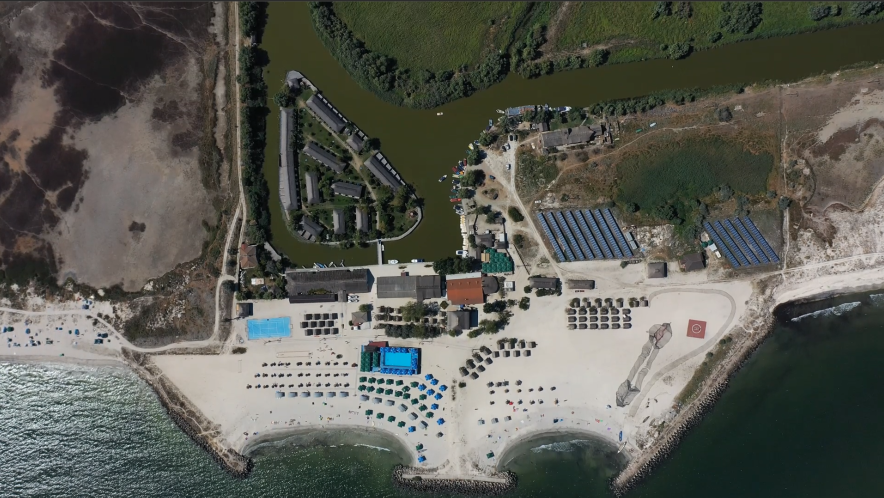
#> input picture HW 4/ss1_2.png, 1768 x 995 px, found by its file name (shown at 1/2 size); its folder holds 6 pictures in this run
$ python HW4.py
#> lines starting #> are read from the running program, lines starting #| are printed output that depends on the picture; after the words box and inside, x2 and y2 are one past the last pixel; in counts of white or black regions, pixels touching at a corner belong together
import cv2
import numpy as np
import gc
import os
from pathlib import Path

def resize_image(img, max_dimension=1200):
    height, width = img.shape[:2]
    if max(height, width) > max_dimension:
        scale = max_dimension / float(max(height, width))
        new_width = int(width * scale)
        new_height = int(height * scale)
        return cv2.resize(img, (new_width, new_height), interpolation=cv2.INTER_AREA)
    return img

def detect_and_match(img1, img2):
    gray1 = cv2.cvtColor(img1, cv2.COLOR_BGR2GRAY)
    gray2 = cv2.cvtColor(img2, cv2.COLOR_BGR2GRAY)

    # Initialize the sift detector
    sift = cv2.SIFT_create(nfeatures=3000)

    # Detect the key points and descriptors in each grayscale image
    kp1, des1 = sift.detectAndCompute(gray1, None)
    kp2, des2 = sift.detectAndCompute(gray2, None)

    if des1 is None or des2 is None:
        return None, None, None

    # Flann using the Kdtree algorithm to split the space in multiple regions for efficent an search
    FLANN_INDEX_KDTREE = 1
    index_params = dict(algorithm=FLANN_INDEX_KDTREE, trees=5)
    search_params = dict(checks=50)
    # Flann matcher used to find matches between the SIFT descriptors
    flann = cv2.FlannBasedMatcher(index_params, search_params)

    # Find the 2 closest neighbours for each point
    matches = flann.knnMatch(des1, des2, k=2)

    good_matches = []
    # We keep only the high-quality matchings using Lowe's ratio test
    for m, n in matches:
        if m.distance < 0.7 * n.distance:
            good_matches.append(m)

    good_matches = sorted(good_matches, key=lambda x: x.distance)[:100]

    del gray1, gray2, matches
    gc.collect()

    return kp1, kp2, good_matches

def stitch_two_images(img1, img2):
    kp1, kp2, matches = detect_and_match(img1, img2)

    if matches is None or len(matches) < 4:
        return img1

    # Convert key points into coordinates for both images
    src_pts = np.float32([kp1[m.queryIdx].pt for m in matches]).reshape(-1, 1, 2)
    dst_pts = np.float32([kp2[m.trainIdx].pt for m in matches]).reshape(-1, 1, 2)

    # Compute the homography matrix using RANSAC
    H, mask = cv2.findHomography(src_pts, dst_pts, cv2.RANSAC, 3.0)

    if H is None:
        return img1

    h1, w1 = img1.shape[:2]
    h2, w2 = img2.shape[:2]

    # Compute the corners of the image by saving their coordinates in an array
    corners1 = np.float32([[0, 0], [0, h1-1], [w1-1, h1-1], [w1-1, 0]]).reshape(-1, 1, 2)
    corners2 = np.float32([[0, 0], [0, h2-1], [w2-1, h2-1], [w2-1, 0]]).reshape(-1, 1, 2)

    # Apply the homography matrix onto the corners of the first image
    warped_corners1 = cv2.perspectiveTransform(corners1, H)
    # Combine the corners of the first image that has been warped with the corners of the second image
    corners = np.concatenate((warped_corners1, corners2), axis=0)

    # Compute the limits
    [xmin, ymin] = np.int32(corners.min(axis=0).ravel() - 0.5)
    [xmax, ymax] = np.int32(corners.max(axis=0).ravel() + 0.5)
    # Translation matrix, that regardless of the values of xmin and ymin, all the coordinates will be positive
    t = [-xmin, -ymin]
    # 3x3 matrix for a homographic transformation
    Ht = np.array([[1, 0, t[0]], [0, 1, t[1]], [0, 0, 1]])

    # Apply the transformation
    output_size = (min(xmax-xmin, 12000), min(ymax-ymin, 12000))
    result = cv2.warpPerspective(img1, Ht.dot(H), output_size)

    # Check if the second image overlaps the first transformed image
    if -ymin < result.shape[0] and -xmin < result.shape[1]:
        # Coordinates for the first image and use min and max to not get out of bounds
        y_start = max(0, -ymin)
        y_end = min(result.shape[0], -ymin + h2)
        x_start = max(0, -xmin)
        x_end = min(result.shape[1], -xmin + w2)

        # Coordinates for the second image
        img2_y_start = max(0, ymin)
        img2_y_end = min(h2, ymin + result.shape[0])
        img2_x_start = max(0, xmin)
        img2_x_end = min(w2, xmin + result.shape[1])

        # Gaussian mask
        mask = np.zeros((y_end - y_start, x_end - x_start), dtype=np.float32)
        cv2.rectangle(mask, (0, 0), (mask.shape[1], mask.shape[0]), 1, -1)
        mask = cv2.GaussianBlur(mask, (15, 15), 0)

        # Combining the 2 images, each rgb channel is treated separately
        for c in range(3):
            result[y_start:y_end, x_start:x_end, c] = \
                (1 - mask) * result[y_start:y_end, x_start:x_end, c] + \
                mask * img2[img2_y_start:img2_y_end, img2_x_start:img2_x_end, c]

    return result

def trim_black_edges(img):
    gray = cv2.cvtColor(img, cv2.COLOR_BGR2GRAY)

    # Find all non-black pixels
    _, thresh = cv2.threshold(gray, 1, 255, cv2.THRESH_BINARY)

    # Find the non-black contour
    contours, _ = cv2.findContours(thresh, cv2.RETR_EXTERNAL, cv2.CHAIN_APPROX_SIMPLE)

    if contours:
        max_contour = max(contours, key=cv2.contourArea)
        x, y, w, h = cv2.boundingRect(max_contour)

        border = 1
        x = max(0, x - border)
        y = max(0, y - border)
        w = min(img.shape[1] - x, w + 2*border)
        h = min(img.shape[0] - y, h + 2*border)

        # Crop the image
        return img[y:y+h, x:x+w]

    return img

def create_panorama_sequential():
    current_dir = Path.cwd()
    base_path = current_dir / 'HW 4'

    i = 1
    while (base_path / f'ss1_{i}.png').exists():
        i += 1
    total_images = i - 1

    # Start with the image in the middle
    middle = total_images // 2
    result = cv2.imread(str(base_path / f'ss1_{middle}.png'))
    result = resize_image(result)

    # Process to the right
    for i in range(middle + 1, total_images + 1):
        next_img = cv2.imread(str(base_path / f'ss1_{i}.png'))
        if next_img is not None:
            next_img = resize_image(next_img)
            result = stitch_two_images(result, next_img)

    # Process to the left
    for i in range(middle - 1, 0, -1):
        next_img = cv2.imread(str(base_path / f'ss1_{i}.png'))
        if next_img is not None:
            next_img = resize_image(next_img)
            result = stitch_two_images(next_img, result)

    # Resize the final result
    final_result = resize_image(result, max_dimension=3000)
    # Remove the black edges
    final_result = trim_black_edges(final_result)

    return final_result

def main():
    panorama1 = create_panorama_sequential()
#> in create_panorama_sequential, result is the input picture: shape (995, 1768, 3); mean B, G, R 84.2, 91.9, 90.9
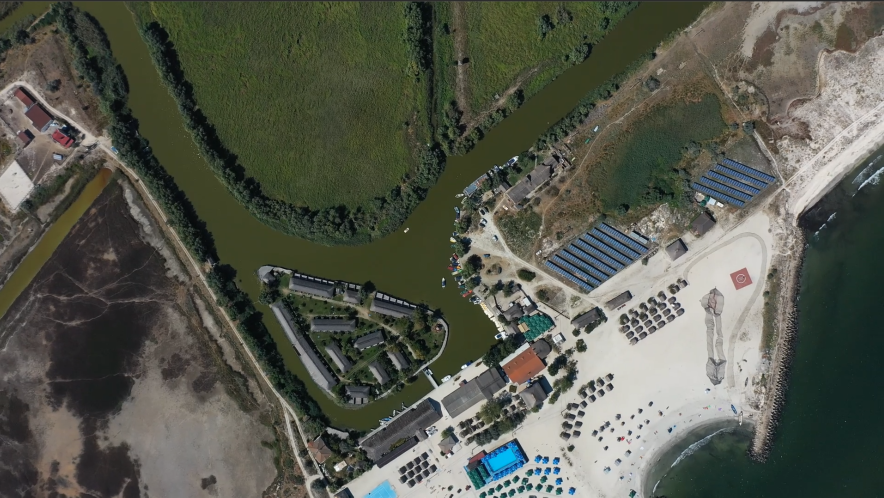
#> input picture HW 4/ss1_3.png, 1768 x 995 px, found by its file name (shown at 1/2 size)
#> in create_panorama_sequential, next_img is the input picture: shape (995, 1768, 3); mean B, G, R 78.6, 89.6, 86.9
#> in detect_and_match, `kp1, des1 = sift.detectAndCompute(gray1, None)`: kp1 = 3000 keypoints; strongest (x, y, size): (734, 528, 3.7), (595, 155, 1.9), (770, 147, 3.8), (668, 532, 3.5)
#> in detect_and_match, `kp2, des2 = sift.detectAndCompute(gray2, None)`: kp2 = 3000 keypoints; strongest (x, y, size): (550, 314, 2), (700, 215, 4), (673, 457, 2.2), (869, 557, 3.7)
#> in detect_and_match, `matches = flann.knnMatch(des1, des2, k=2)`: matches = 3000 matches
#> after the loop in detect_and_match, `for m, n in matches:`: good_matches = 1143 matches
#> in detect_and_match, `good_matches = sorted(good_matches, key=lambda x: x.distance)[:100]`: good_matches = 100 matches
#> in stitch_two_images, `src_pts = np.float32([kp1[m.queryIdx].pt for m in matches]).reshape(-1..`: src_pts = 100 rows, first 8: [938.4, 437.2], [404.6, 253.2], [1131.1, 326.2], [402.3, 196.2], [193, 308.6], [945.5, 445.8], [701.7, 252.7], [614.7, 525.1]
#> in stitch_two_images, `dst_pts = np.float32([kp2[m.trainIdx].pt for m in matches]).reshape(-1..`: dst_pts = 100 rows, first 8: [995.2, 374], [442.1, 493.4], [1100.1, 181.6], [410.3, 445.9], [288.7, 650.7], [1005.8, 377.7], [696, 339.3], [765.6, 617.2]
#> in stitch_two_images, `H, mask = cv2.findHomography(src_pts, dst_pts, cv2.RANSAC, 3.0)`: H = [[0.862, 0.509, -36.33], [-0.512, 0.841, 486.4], [1.07e-05, -2.37e-05, 1]]; mask = 100 values from 1 to 1
#> in stitch_two_images, `warped_corners1 = cv2.perspectiveTransform(corners1, H)`: warped_corners1 = [[-36.33, 486.4], [312, 1070.6], [1344.5, 441.2], [984.2, -125.6]]
#> in stitch_two_images, `corners = np.concatenate((warped_corners1, corners2), axis=0)`: corners = [[-36.33, 486.4], [312, 1070.6], [1344.5, 441.2], [984.2, -125.6], [0, 0], [0, 674], [1199, 674], [1199, 0]]
#> in stitch_two_images, `[xmin, ymin] = np.int32(corners.min(axis=0).ravel() - 0.5)`: xmin = -36; ymin = -126
#> in stitch_two_images, `[xmax, ymax] = np.int32(corners.max(axis=0).ravel() + 0.5)`: xmax = 1344; ymax = 1071
#> in stitch_two_images, `t = [-xmin, -ymin]`: t = [36, 126]
#> in stitch_two_images, `Ht = np.array([[1, 0, t[0]], [0, 1, t[1]], [0, 0, 1]])`: Ht = [[1, 0, 36], [0, 1, 126], [0, 0, 1]]
#> in stitch_two_images, `output_size = (min(xmax-xmin, 12000), min(ymax-ymin, 12000))`: output_size = (1380, 1197)
#> in stitch_two_images, `y_start = max(0, -ymin)`: y_start = 126
#> in stitch_two_images, `y_end = min(result.shape[0], -ymin + h2)`: y_end = 801
#> in stitch_two_images, `x_start = max(0, -xmin)`: x_start = 36
#> in stitch_two_images, `x_end = min(result.shape[1], -xmin + w2)`: x_end = 1236
#> in stitch_two_images, `img2_y_start = max(0, ymin)`: img2_y_start = 0
#> in stitch_two_images, `img2_y_end = min(h2, ymin + result.shape[0])`: img2_y_end = 675
#> in stitch_two_images, `img2_x_start = max(0, xmin)`: img2_x_start = 0
#> in stitch_two_images, `img2_x_end = min(w2, xmin + result.shape[1])`: img2_x_end = 1200
#> after the loop in stitch_two_images, `for c in range(3):`:
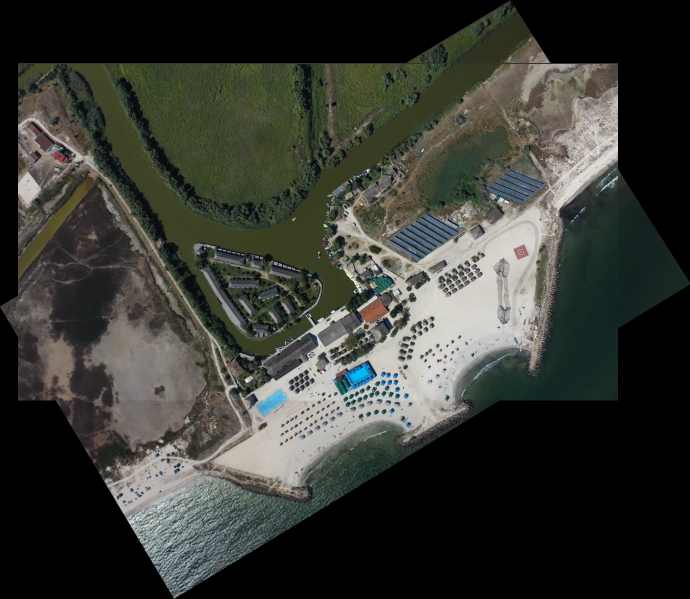
#> result: shape (1197, 1380, 3) (shown at 1/2 size); mean B, G, R 51.6, 57.7, 55.8
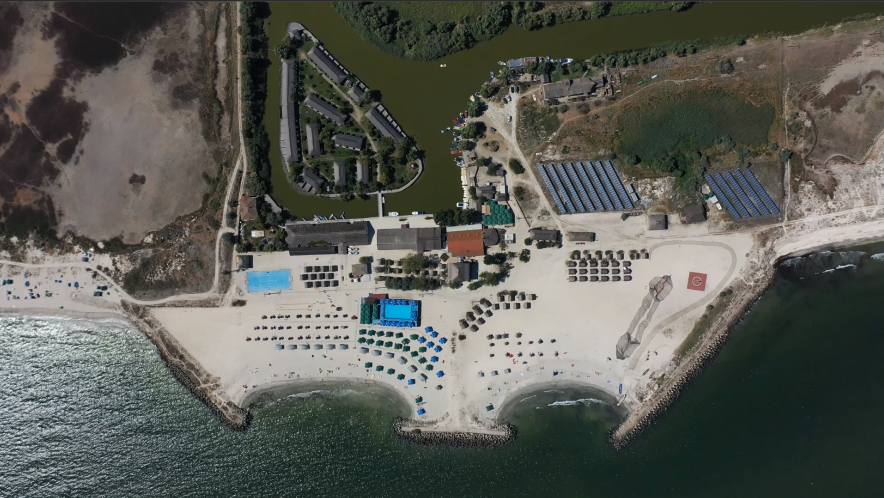
#> input picture HW 4/ss1_1.png, 1768 x 995 px, found by its file name (shown at 1/2 size)
#> in create_panorama_sequential, next_img is the input picture: shape (995, 1768, 3); mean B, G, R 85.3, 92.1, 90.4
#> in detect_and_match (call 4), `gray2 = cv2.cvtColor(img2, cv2.COLOR_BGR2GRAY)`:
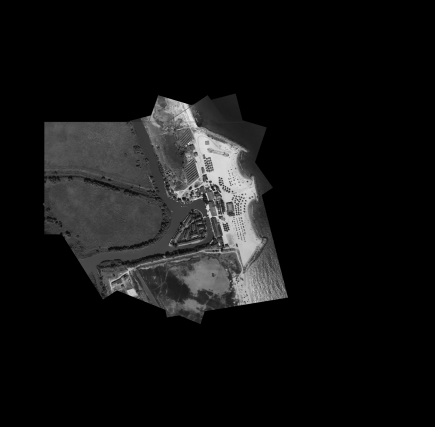
#> gray2: shape (2562, 2610) (shown at 1/6 size); min 0, max 252, mean 18.9
#> in detect_and_match (call 4), `kp1, des1 = sift.detectAndCompute(gray1, None)`: kp1 = 3000 keypoints; strongest (x, y, size): (599, 89, 1.9), (734, 463, 3.7), (668, 467, 3.5), (543, 454, 4.8)
#> in detect_and_match (call 4), `kp2, des2 = sift.detectAndCompute(gray2, None)`: kp2 = 3000 keypoints; strongest (x, y, size): (986, 1092, 4), (1088, 1238, 2.7), (1032, 1270, 2.1), (792, 1756, 32.6)
#> after the loop in detect_and_match (call 4), `for m, n in matches:`: good_matches = 764 matches
#> in detect_and_match (call 4), `good_matches = sorted(good_matches, key=lambda x: x.distance)[:100]`: good_matches = 100 matches
#> in stitch_two_images (call 4), `src_pts = np.float32([kp1[m.queryIdx].pt for m in matches]).reshape(-1..`: src_pts = 100 rows, first 8: [693.7, 188.6], [674.1, 202.2], [201.8, 324.7], [151.2, 363.3], [746.9, 198.5], [694.2, 146.5], [315.2, 292.3], [242.6, 363.7]
#> in stitch_two_images (call 4), `dst_pts = np.float32([kp2[m.trainIdx].pt for m in matches]).reshape(-1..`: dst_pts = 100 rows, first 8: [1106.5, 1144.5], [1124.1, 1160.5], [1359.6, 1617.9], [1413.2, 1664.6], [1104.8, 1090.5], [1064.5, 1153.4], [1298.3, 1504.8], [1390.9, 1566.8]
#> in stitch_two_images (call 4), `H, mask = cv2.findHomography(src_pts, dst_pts, cv2.RANSAC, 3.0)`: H = [[-0.135, 0.951, 1067.4], [-0.926, -0.318, 1895.3], [8.1e-05, -7.48e-05, 1]]
#> in stitch_two_images (call 4), `warped_corners1 = cv2.perspectiveTransform(corners1, H)`: warped_corners1 = [[1067.4, 1895.3], [1799.1, 1770.2], [1477.7, 544.8], [825.6, 715.1]]
#> in stitch_two_images (call 4), `corners = np.concatenate((warped_corners1, corners2), axis=0)`: corners = [[1067.4, 1895.3], [1799.1, 1770.2], [1477.7, 544.8], [825.6, 715.1], [0, 0], [0, 2561], [2609, 2561], [2609, 0]]
#> in stitch_two_images (call 4), `[xmin, ymin] = np.int32(corners.min(axis=0).ravel() - 0.5)`: xmin = 0
#> in stitch_two_images (call 4), `[xmax, ymax] = np.int32(corners.max(axis=0).ravel() + 0.5)`: xmax = 2609; ymax = 2561
#> in stitch_two_images (call 4), `t = [-xmin, -ymin]`: t = [0, 0]
#> in stitch_two_images (call 4), `Ht = np.array([[1, 0, t[0]], [0, 1, t[1]], [0, 0, 1]])`: Ht = [[1, 0, 0], [0, 1, 0], [0, 0, 1]]
#> in stitch_two_images (call 4), `output_size = (min(xmax-xmin, 12000), min(ymax-ymin, 12000))`: output_size = (2609, 2561)
#> in stitch_two_images (call 4), `result = cv2.warpPerspective(img1, Ht.dot(H), output_size)`:
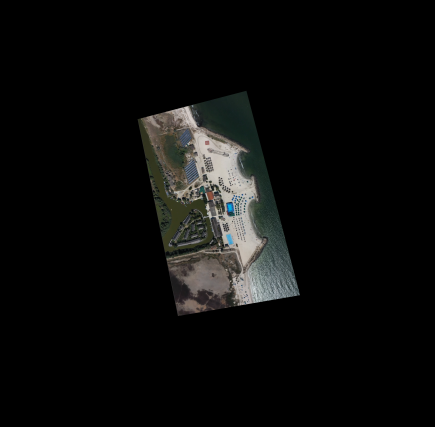
#> result: shape (2561, 2609, 3) (shown at 1/6 size); mean B, G, R 11.3, 12.2, 12
#> in stitch_two_images (call 4), `y_start = max(0, -ymin)`: y_start = 0
#> in stitch_two_images (call 4), `y_end = min(result.shape[0], -ymin + h2)`: y_end = 2561
#> in stitch_two_images (call 4), `x_start = max(0, -xmin)`: x_start = 0
#> in stitch_two_images (call 4), `x_end = min(result.shape[1], -xmin + w2)`: x_end = 2609
#> in stitch_two_images (call 4), `img2_y_end = min(h2, ymin + result.shape[0])`: img2_y_end = 2561
#> in stitch_two_images (call 4), `img2_x_end = min(w2, xmin + result.shape[1])`: img2_x_end = 2609
#> in trim_black_edges, `_, thresh = cv2.threshold(gray, 1, 255, cv2.THRESH_BINARY)`:
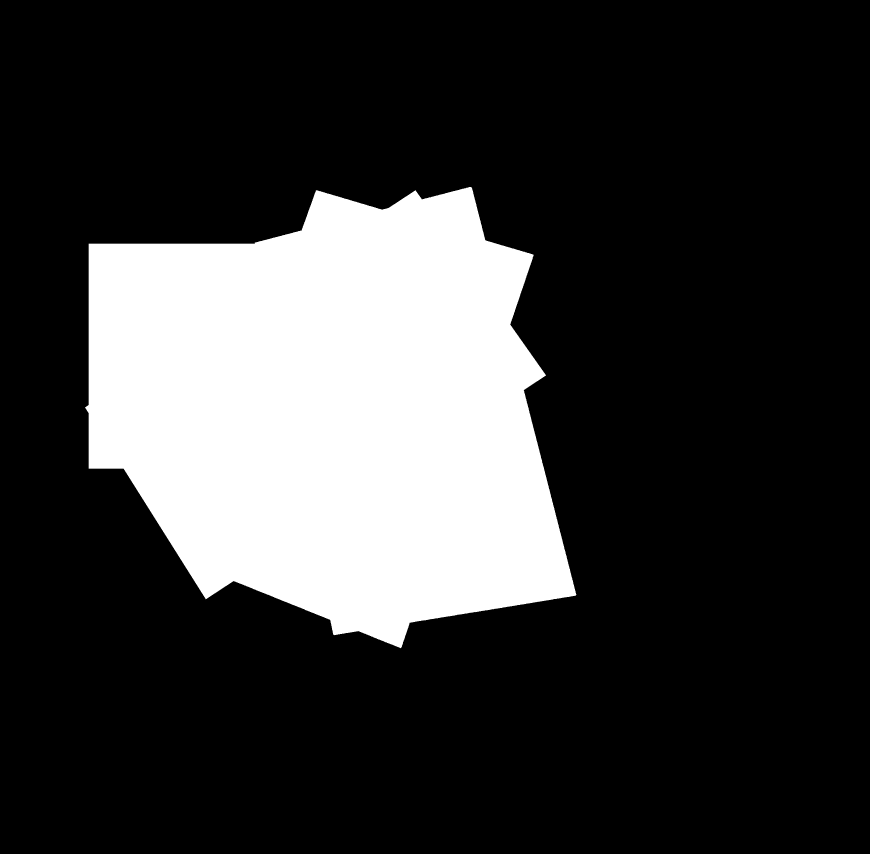
#> thresh: shape (2561, 2609) (shown at 1/3 size); 22% white; 1 white region
#> in trim_black_edges, `contours, _ = cv2.findContours(thresh, cv2.RETR_EXTERNAL, cv2.CHAIN_AP..`: contours = 1 contour; box (x1, y1, x2, y2) and area: (255, 561, 1729, 1945) 1469060
#> in trim_black_edges, `max_contour = max(contours, key=cv2.contourArea)`: max_contour = contour of 2289 points, box (x1, y1, x2, y2) (255, 561, 1729, 1945), area 1469060
#> in trim_black_edges, `x, y, w, h = cv2.boundingRect(max_contour)`: x = 255; y = 561; w = 1474; h = 1384
#> in trim_black_edges, `x = max(0, x - border)`: x = 254
#> in trim_black_edges, `y = max(0, y - border)`: y = 560
#> in trim_black_edges, `w = min(img.shape[1] - x, w + 2*border)`: w = 1476
#> in trim_black_edges, `h = min(img.shape[0] - y, h + 2*border)`: h = 1386
#> in trim_black_edges, `return img[y:y+h, x:x+w]`:
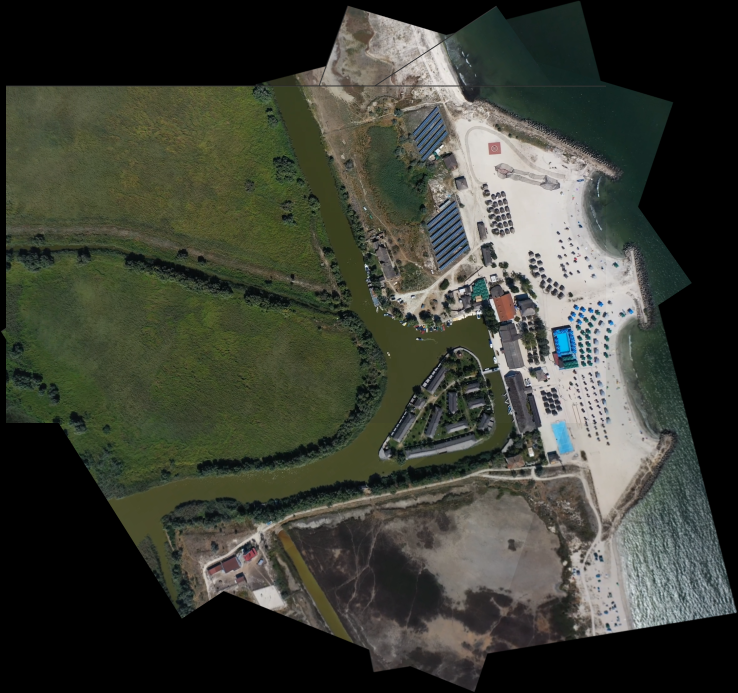
#> returned value: shape (1386, 1476, 3) (shown at 1/2 size); mean of channels 0, 1, 2 53.7, 63.8, 60.9; drawn as B, G, R
    current_dir = Path.cwd()
    base_path = current_dir / 'HW 4'
    output_path1 = base_path / 'panorama1_result.png'
    cv2.imwrite(str(output_path1), panorama1)
    print("Succesfully created the panorama!")

if __name__ == "__main__":
    main()
